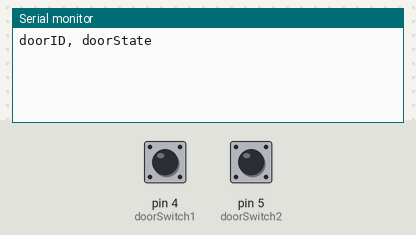
The sketch below on a simulated Arduino Uno, built with avr-gcc and run on an emulated ATmega328P. Parts: the last lines printed to the serial monitor. The test bench sets the inputs (shaded band); at power-on: pin 4 (doorSwitch1) HIGH, pin 5 (doorSwitch2) HIGH.

Above: at 2.3 s.
2.4 s: pin 4 (doorSwitch1) pulled LOW for 0.75 s
At 3.9 s:
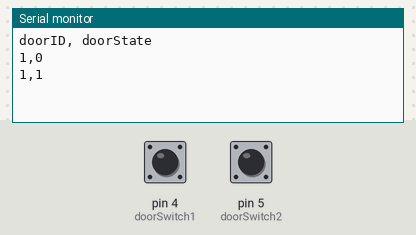
5.1 s: pin 5 (doorSwitch2) pulled LOW for 0.75 s
At 7.0 s:
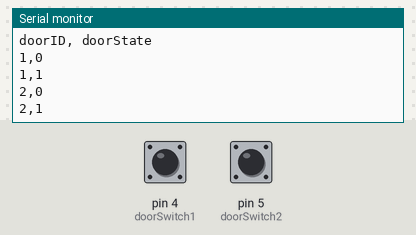

The sketch:

SIE558_FinalProject_Arduino1.ino
```cpp
/*
  SIE558 - Final Project Arduino#1 program
The entry sensor has two magnetic door switches and a camera. Program will check door #1 and if
status #1 changed then send to pi (doorID, sensorValue).
It will also check door #2 and if status #2 changed then send to pi (doorID,sensorValue).

 The circuit:
 * magnetic door switch #1 connected to digital pin 4
 * magnetic door switch #2 connected to digital pin 5
 * camera is attached to ??
 */

const int doorSwitch1 = 4;    // select the input pin for the door switch #1
const int doorSwitch2 = 5;    // select the input pin for the door switch #2
int doorState1 = 1;  // variable to store the value coming from the sensor #1
int lastDoorState1 = 1;  // variable to store the last value coming from the sensor #1
int doorState2 = 1;  // variable to store the value coming from the sensor #2
int lastDoorState2 = 1;  // variable to store the last value coming from the sensor #1

void setup() {
  Serial.begin(9600);
  Serial.println("doorID, doorState");
}

void loop() {
  // delay
  delay(300);
  // read the value from the sensor:
  doorState1 = digitalRead(doorSwitch1);
  if (doorState1 != lastDoorState1) {
    // if the state has changed and door is open
    String doorObs1 = "1," + String(doorState1);
    Serial.println(doorObs1);
    // Delay a little bit to avoid bouncing
    delay(300);
  }
  // save the current state as the last state, for next time through the loop
  lastDoorState1 = doorState1;

  // delay
  delay(300);
  // read the value from the sensor:
  doorState2 = digitalRead(doorSwitch2);
  if (doorState2 != lastDoorState2) {
    // if the state has changed and door is open
    String doorObs2 = "2," + String(doorState2);
    Serial.println(doorObs2);
  }
  // save the current state as the last state, for next time through the loop
  lastDoorState2 = doorState2;
}
```

Measured:
- after the input at 2.4 s, the serial monitor: prints a new line after 0.30 s (image 1)
- after the input at 5.1 s, the serial monitor: prints a new line after 0.30 s (image 2)
